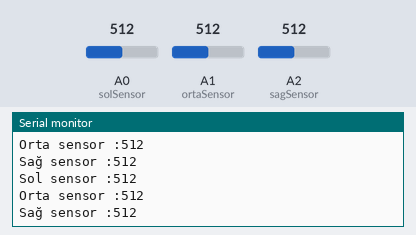
A sketch run on a simulated Arduino Uno, built with avr-gcc and run on an emulated ATmega328P. Shown: the last lines printed to the serial monitor. Inputs (shaded band) come from the test bench; at power-on: A0 (solSensor) = 512, A1 (ortaSensor) = 512, A2 (sagSensor) = 512.

Above: at 1.2 s.
1.3 s: A0 (solSensor) set to 716
At 1.32 s:
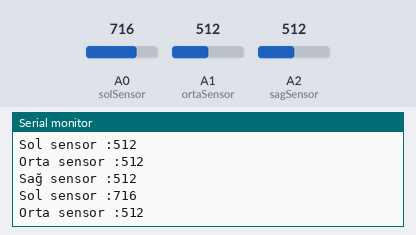
2.8 s: A1 (ortaSensor) set to 716
At 3.04 s:
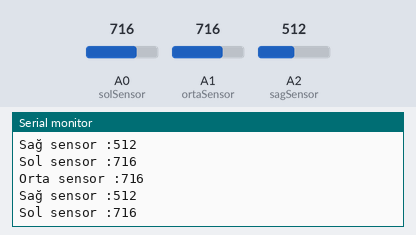
4.3 s: A2 (sagSensor) set to 716
At 4.36 s:
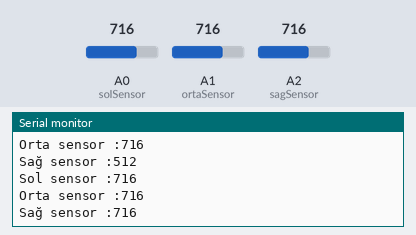
5.8 s: A0 (solSensor) set to 900
At 5.88 s:
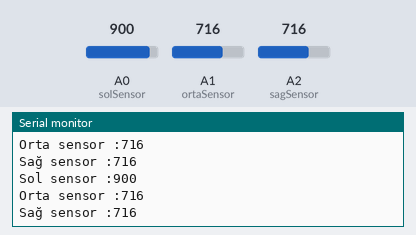
7.3 s: A1 (ortaSensor) set to 900
At 7.4 s:
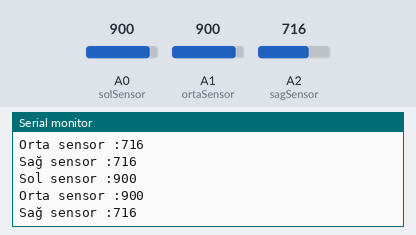
8.8 s: A2 (sagSensor) set to 900
At 8.82 s:
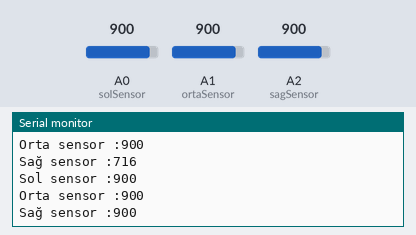
Timing chart, 0 to 11.3 s (numbered marks = the images above; inputs shaded):
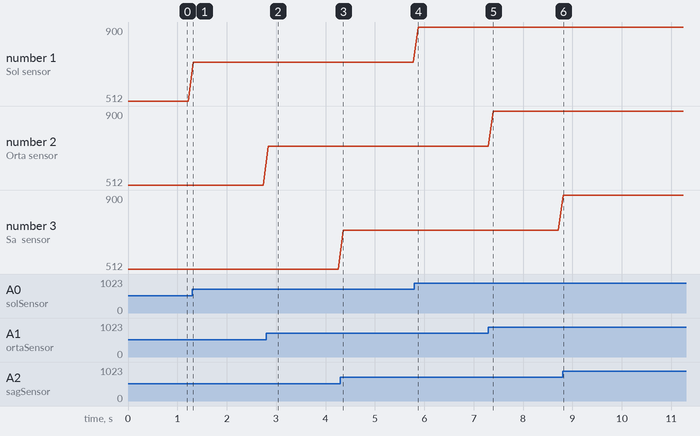

The sketch:

KizilOtesiSensorOkuma.ino
```cpp
#define solSensor A0
#define ortaSensor A1
#define sagSensor A2
int solSensorDegeri, ortaSensorDegeri, sagSensorDegeri;
void setup() {
  pinMode(solSensor, INPUT);
  pinMode(ortaSensor, INPUT);
  pinMode(sagSensor, INPUT);

  Serial.begin(115200);
  Serial.println("Program başladı..");
}

void loop() {
  // Sensörlerden gelen verileri okuyoruz
  solSensorDegeri = analogRead(solSensor);
  ortaSensorDegeri = analogRead(ortaSensor);
  sagSensorDegeri = analogRead(sagSensor);
  // Sensörlerden okunan değerler ekrana yazdırılıyor
  Serial.print("Sol sensor :");
  Serial.println(solSensorDegeri);
  Serial.print("Orta sensor :");
  Serial.println(ortaSensorDegeri);
  Serial.print("Sağ sensor :");
  Serial.println(sagSensorDegeri);

  Serial.println("\n\n");
  delay(100);
}
```

Measured:
- after the input at 1.3 s, the serial monitor: prints a new line at once (image 1)
- after the input at 2.8 s, the serial monitor: prints a new line at once (image 2)
- after the input at 4.3 s, the serial monitor: prints a new line after 0.06 s (image 3)
- after the input at 5.8 s, the serial monitor: prints a new line after 0.07 s (image 4)
- after the input at 7.3 s, the serial monitor: prints a new line after 0.09 s (image 5)
- after the input at 8.8 s, the serial monitor: prints a new line at once (image 6)
- plotted number 1: 512 → 716 after the input at 1.3 s, 716 → 900 after the input at 5.8 s
